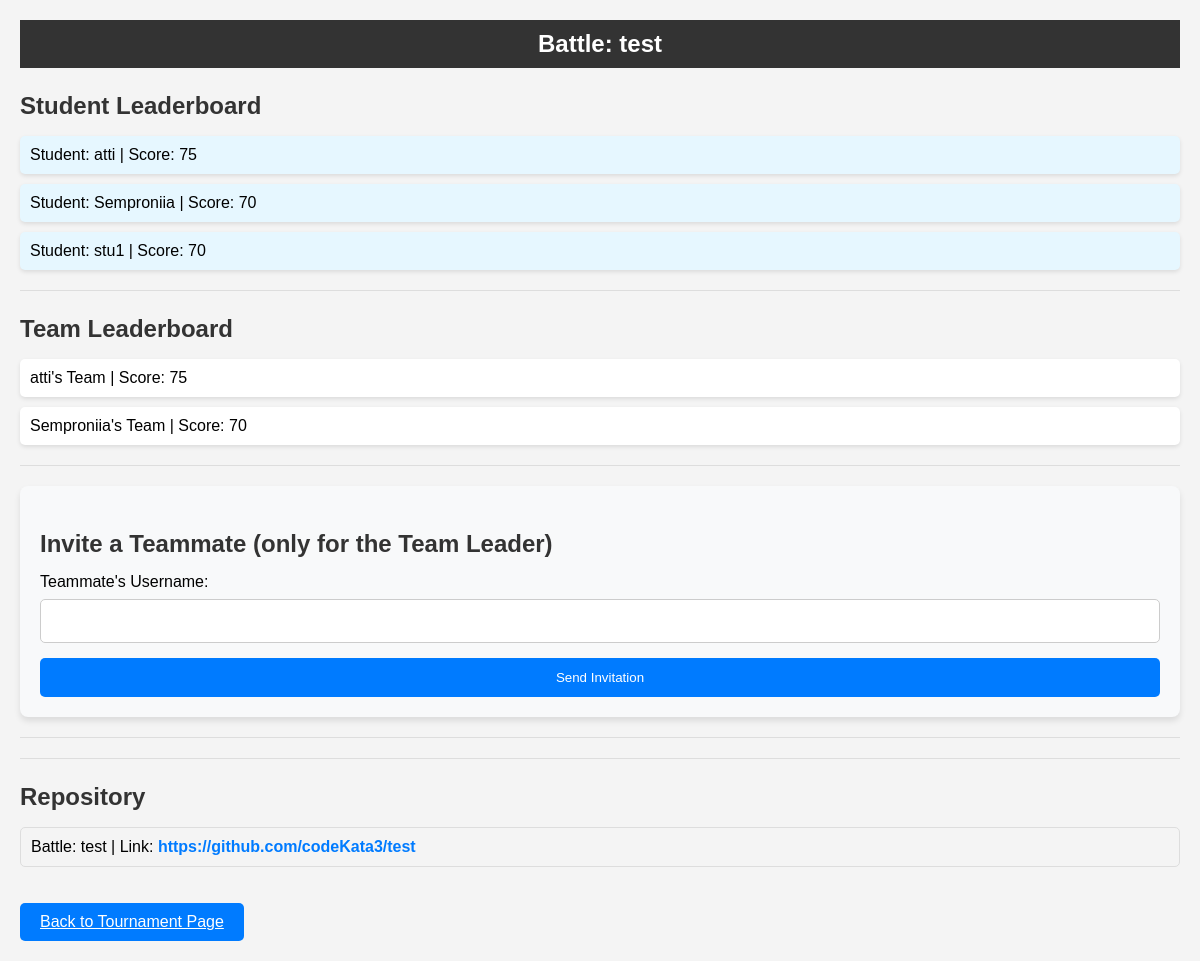
Page /ckbapp/battle_status_student/66/ (signed in) on the committed database.
### ckbapp/models.py (models this page shows)
class Battle(models.Model):
    name = models.CharField(max_length=255)
    maxStudentsForTeam = models.IntegerField()
    registrationDeadline = models.DateField()
    submissionDeadline = models.DateField()
    tournament = models.ForeignKey('Tournament', on_delete=models.CASCADE, related_name='battles')
    teams = models.ManyToManyField('Team', related_name='battles_participated')
    creator = models.ForeignKey(Educator, on_delete=models.CASCADE, related_name='battle_created', default=None)
    codeKata = models.FileField(upload_to='code_katas/', blank=False, null=False)
    has_started = models.BooleanField(default=False)
    evaluated = models.BooleanField(default=False)
    security = models.BooleanField(default=False)
    reliability = models.BooleanField(default=False)
    maintainability = models.BooleanField(default=False)

class TeamLeaderboard(models.Model):
    team = models.ForeignKey('Team', on_delete=models.CASCADE, related_name='leaderboard')
    score = models.IntegerField(default=0, validators=[MinValueValidator(0), MaxValueValidator(100)])
    battle = models.ForeignKey('Battle', on_delete=models.CASCADE, related_name='team_leaderboard')

class Team(models.Model):
    name = models.CharField(max_length=255)
    numTeammates = models.IntegerField()
    battle = models.ForeignKey(Battle, on_delete=models.CASCADE)
    battle = models.ForeignKey(Battle, on_delete=models.CASCADE, related_name='teams_participated')
    members = models.ManyToManyField(Student, related_name='teams_joined')

class Repository(models.Model):
    battle = models.ForeignKey('Battle', on_delete=models.CASCADE)
    student = models.ForeignKey(Student, on_delete=models.CASCADE)
    link = models.CharField(max_length=255)

### ckbapp/views.py (the view, shortened to what this page needs)
# urls.py: path('battle_status_student/<int:battle_id>/', battle_status_student, name='battle_status_student'),
def battle_status_student(request, battle_id):
    battle = get_object_or_404(Battle, id=battle_id)
    student_repositories = Repository.objects.filter(student=request.user.student, battle=battle_id)
    battle_leaderboard = BattleLeaderboard.objects.filter(battle=battle).order_by('-score')
    team_leaderboard = TeamLeaderboard.objects.filter(battle=battle).order_by('-score')
    student_data = []
    for leaderboard_entry in battle_leaderboard:
        student = Student.objects.get(pk=leaderboard_entry.student_id)
        student_data.append({
            'username': student.user.username,
            'score': leaderboard_entry.score,
        })
    return render(request, 'ckbapp/battle_status_student.html', {
        'battle': battle,
        'battle_leaderboard': battle_leaderboard,
        'team_leaderboard': team_leaderboard,
        'student_data': student_data,
        'repositories': student_repositories,
    })

### ckbapp/templates/ckbapp/battle_status_student.html (shortened to what this page needs)
<!DOCTYPE html>
<html lang="en">
<head>
    {% load static %}
    <link rel="stylesheet" type="text/css" href="{% static '/ckbapp/css/battle_status_student.css' %}">
</head>
<body class="page-container">
    <div class="header-container">
        <h2 class="battle-title">Battle: {{ battle.name }}</h2>
    </div>
    <div class="content-container">
        <section class="student-leaderboard-section">
            <h3 class="section-title">Student Leaderboard</h3>
            <ul class="student-leaderboard-list">
                {% for student_entry in student_data %}
                    <li class="student-leaderboard-item">
                        Student: {{ student_entry.username }} | Score: {{ student_entry.score }}
                    </li>
                {% endfor %}
            </ul>
        </section>
        <div class="separator"></div>
        <section class="team-leaderboard-section">
            <h3 class="section-title">Team Leaderboard</h3>
            <ul class="team-leaderboard-list">
                {% for team in team_leaderboard %}
                    <li class="team-leaderboard-item">
                        {{ team.team.name }}'s Team | Score: {{ team.score }}
                    </li>
                {% endfor %}
            </ul>
        </section>
        <div class="separator"></div>
        <section class="invite-teammate-section">
            <h3 class="section-title">Invite a Teammate (only for the Team Leader)</h3>
            <form method="post" action="{% url 'battle_status_student' battle.id %}" class="form-container">
                <label for="teammate_username">Teammate's Username:</label>
                <input type="text" id="teammate_username" name="teammate_username" required>
                <button type="submit" name="invite_teammate" class="invite-btn">Send Invitation</button>
            </form>
        </section>
        <div class="separator"></div>
        <div class="separator"></div>
        <section class="repositories-section">
            <h3 class="section-title">Repository</h3>
            <ul class="repositories-list">
                {% for repo in repositories %}
                    <li class="repositories-item">
                        Battle: {{ repo.battle.name }} | Link: <a href="{{ repo.link }}" target="_blank">{{ repo.link }}</a>
                    </li>
                {% endfor %}
            </ul>
        </section>
        <a href="{% url 'tournament_status_page_student' battle.tournament_id %}" class="back-to-dashboard-link">Back to Tournament Page</a>
        </div>
</body>
</html>

### ckbapp/static/ckbapp/css/battle_status_student.css (style rules this page uses)
body { font-family: 'Arial', sans-serif; margin: 0; padding: 0; background-color: #f4f4f4; }
.page-container { max-width: 1200px; margin: 0 auto; padding: 20px; }
.header-container { background-color: #333; color: #fff; padding: 10px; text-align: center; }
.battle-title { margin: 0; }
.content-container { margin-top: 20px; }
.section-title { color: #333; }
.battle-leaderboard-list, .team-leaderboard-list, .student-leaderboard-list { list-style-type: none; padding: 0; }
.battle-leaderboard-item, .team-leaderboard-item, .student-leaderboard-item { background-color: #fff; margin: 10px 0; padding: 10px; border-radius: 5px; box-shadow: 0 2px 4px rgba(0, 0, 0, 0.1); }
.student-leaderboard-item { background-color: #e6f7ff; }
.invite-teammate-section { margin-bottom: 20px; background-color: #f8f9fa; padding: 20px; border-radius: 8px; box-shadow: 0 4px 6px rgba(0, 0, 0, 0.1); transition: transform 0.3s ease-in-out; }
.section-title { color: #333; font-size: 24px; margin-bottom: 15px; }
.form-container { display: flex; flex-direction: column; }
.form-container label { font-size: 16px; margin-bottom: 8px; }
.form-container input { padding: 12px; font-size: 16px; margin-bottom: 15px; border: 1px solid #ccc; border-radius: 5px; }
.invite-btn { background-color: #007bff; color: #fff; padding: 12px; border: none; border-radius: 5px; cursor: pointer; transition: background-color 0.3s ease-in-out; }
.repositories-section { margin-top: 20px; }
.repositories-section .section-title { font-size: 1.5em; color: #333; margin-bottom: 10px; }
.repositories-list { list-style: none; padding: 0; }
.repositories-item { margin-bottom: 10px; padding: 10px; border: 1px solid #ddd; border-radius: 5px; }
.repositories-item a { color: #007BFF; text-decoration: none; font-weight: bold; }
.back-to-dashboard-link { display: inline-block; margin-top: 20px; padding: 10px 20px; background-color: #007BFF; color: #fff; border-radius: 5px; transition: background-color 0.3s ease; }
.separator { margin: 20px 0; border-top: 1px solid #dddddd; }

### rows in the picture
Battle: name "test"
TeamLeaderboard: team.name "atti", score "75"
TeamLeaderboard: team.name "Semproniia", score "70"
Repository: battle.name "test", link "https://github.com/codeKata3/test"

### other values in the picture
{{ student_entry.username }} "atti" "Semproniia" "stu1"
{{ student_entry.score }} "75" "70" "70"
